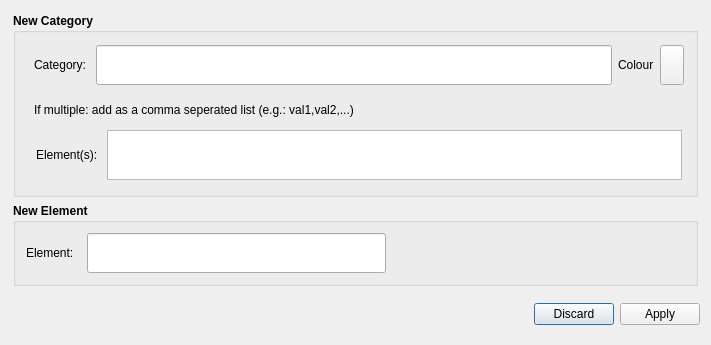
<?xml version="1.0" encoding="UTF-8"?>
<ui version="4.0">
 <class>Dialog</class>
 <widget class="QDialog" name="Dialog">
  <property name="geometry">
   <rect>
    <x>0</x>
    <y>0</y>
    <width>711</width>
    <height>345</height>
   </rect>
  </property>
  <property name="windowTitle">
   <string>New Category/Element</string>
  </property>
  <property name="windowIcon">
   <iconset>
    <normaloff>icons/icon.png</normaloff>icons/icon.png</iconset>
  </property>
  <layout class="QGridLayout" name="gridLayout">
   <item row="1" column="0">
    <widget class="QDialogButtonBox" name="buttonBox">
     <property name="minimumSize">
      <size>
       <width>0</width>
       <height>40</height>
      </size>
     </property>
     <property name="maximumSize">
      <size>
       <width>16777215</width>
       <height>40</height>
      </size>
     </property>
     <property name="orientation">
      <enum>Qt::Horizontal</enum>
     </property>
     <property name="standardButtons">
      <set>QDialogButtonBox::Apply|QDialogButtonBox::Discard</set>
     </property>
    </widget>
   </item>
   <item row="0" column="0">
    <widget class="QFrame" name="frame">
     <property name="sizePolicy">
      <sizepolicy hsizetype="Preferred" vsizetype="Expanding">
       <horstretch>0</horstretch>
       <verstretch>0</verstretch>
      </sizepolicy>
     </property>
     <property name="frameShape">
      <enum>QFrame::NoFrame</enum>
     </property>
     <property name="frameShadow">
      <enum>QFrame::Raised</enum>
     </property>
     <layout class="QVBoxLayout" name="verticalLayout">
      <property name="leftMargin">
       <number>2</number>
      </property>
      <property name="topMargin">
       <number>2</number>
      </property>
      <property name="rightMargin">
       <number>2</number>
      </property>
      <property name="bottomMargin">
       <number>2</number>
      </property>
      <item>
       <widget class="QGroupBox" name="categoryGroupBox">
        <property name="font">
         <font>
          <pointsize>9</pointsize>
          <weight>75</weight>
          <bold>true</bold>
         </font>
        </property>
        <property name="title">
         <string>New Category</string>
        </property>
        <layout class="QVBoxLayout" name="verticalLayout_2">
         <item>
          <widget class="QFrame" name="frame_2">
           <property name="maximumSize">
            <size>
             <width>16777215</width>
             <height>50</height>
            </size>
           </property>
           <property name="font">
            <font>
             <pointsize>9</pointsize>
             <weight>50</weight>
             <bold>false</bold>
            </font>
           </property>
           <property name="frameShape">
            <enum>QFrame::NoFrame</enum>
           </property>
           <property name="frameShadow">
            <enum>QFrame::Raised</enum>
           </property>
           <layout class="QHBoxLayout" name="horizontalLayout_3">
            <property name="topMargin">
             <number>2</number>
            </property>
            <property name="rightMargin">
             <number>2</number>
            </property>
            <property name="bottomMargin">
             <number>2</number>
            </property>
            <item>
             <widget class="QLabel" name="label">
              <property name="minimumSize">
               <size>
                <width>0</width>
                <height>40</height>
               </size>
              </property>
              <property name="maximumSize">
               <size>
                <width>16777215</width>
                <height>40</height>
               </size>
              </property>
              <property name="font">
               <font>
                <pointsize>9</pointsize>
                <weight>50</weight>
                <bold>false</bold>
               </font>
              </property>
              <property name="text">
               <string>Category: </string>
              </property>
             </widget>
            </item>
            <item>
             <widget class="QLineEdit" name="categoryLineEdit">
              <property name="minimumSize">
               <size>
                <width>0</width>
                <height>40</height>
               </size>
              </property>
              <property name="maximumSize">
               <size>
                <width>16777215</width>
                <height>40</height>
               </size>
              </property>
              <property name="font">
               <font>
                <pointsize>9</pointsize>
                <weight>50</weight>
                <bold>false</bold>
               </font>
              </property>
             </widget>
            </item>
            <item>
             <widget class="QLabel" name="label_2">
              <property name="minimumSize">
               <size>
                <width>0</width>
                <height>40</height>
               </size>
              </property>
              <property name="maximumSize">
               <size>
                <width>16777215</width>
                <height>40</height>
               </size>
              </property>
              <property name="font">
               <font>
                <pointsize>9</pointsize>
                <weight>50</weight>
                <bold>false</bold>
               </font>
              </property>
              <property name="text">
               <string>Colour</string>
              </property>
             </widget>
            </item>
            <item>
             <widget class="QgsColorButton" name="mColorButton">
              <property name="minimumSize">
               <size>
                <width>24</width>
                <height>40</height>
               </size>
              </property>
              <property name="maximumSize">
               <size>
                <width>16777215</width>
                <height>40</height>
               </size>
              </property>
              <property name="color">
               <color>
                <red>84</red>
                <green>140</green>
                <blue>161</blue>
               </color>
              </property>
             </widget>
            </item>
           </layout>
          </widget>
         </item>
         <item>
          <widget class="QFrame" name="frame_3">
           <property name="maximumSize">
            <size>
             <width>16777215</width>
             <height>90</height>
            </size>
           </property>
           <property name="frameShape">
            <enum>QFrame::NoFrame</enum>
           </property>
           <property name="frameShadow">
            <enum>QFrame::Raised</enum>
           </property>
           <layout class="QVBoxLayout" name="verticalLayout_3">
            <property name="topMargin">
             <number>2</number>
            </property>
            <property name="rightMargin">
             <number>2</number>
            </property>
            <property name="bottomMargin">
             <number>2</number>
            </property>
            <item>
             <widget class="QLabel" name="label_3">
              <property name="maximumSize">
               <size>
                <width>16777215</width>
                <height>30</height>
               </size>
              </property>
              <property name="font">
               <font>
                <pointsize>9</pointsize>
                <weight>50</weight>
                <italic>false</italic>
                <bold>false</bold>
               </font>
              </property>
              <property name="text">
               <string>If multiple: add as a comma seperated list (e.g.: val1,val2,...)</string>
              </property>
             </widget>
            </item>
            <item>
             <widget class="QFrame" name="frame_4">
              <property name="maximumSize">
               <size>
                <width>16777215</width>
                <height>55</height>
               </size>
              </property>
              <property name="font">
               <font>
                <pointsize>9</pointsize>
                <weight>50</weight>
                <bold>false</bold>
               </font>
              </property>
              <property name="frameShape">
               <enum>QFrame::NoFrame</enum>
              </property>
              <property name="frameShadow">
               <enum>QFrame::Raised</enum>
              </property>
              <layout class="QHBoxLayout" name="horizontalLayout_2">
               <property name="leftMargin">
                <number>2</number>
               </property>
               <property name="topMargin">
                <number>2</number>
               </property>
               <property name="rightMargin">
                <number>2</number>
               </property>
               <property name="bottomMargin">
                <number>2</number>
               </property>
               <item>
                <widget class="QLabel" name="label_4">
                 <property name="maximumSize">
                  <size>
                   <width>16777215</width>
                   <height>50</height>
                  </size>
                 </property>
                 <property name="font">
                  <font>
                   <pointsize>9</pointsize>
                   <weight>50</weight>
                   <bold>false</bold>
                  </font>
                 </property>
                 <property name="text">
                  <string>Element(s): </string>
                 </property>
                </widget>
               </item>
               <item>
                <widget class="QTextEdit" name="elementsTextEdit">
                 <property name="maximumSize">
                  <size>
                   <width>16777215</width>
                   <height>50</height>
                  </size>
                 </property>
                 <property name="font">
                  <font>
                   <pointsize>9</pointsize>
                   <weight>50</weight>
                   <bold>false</bold>
                  </font>
                 </property>
                </widget>
               </item>
              </layout>
             </widget>
            </item>
           </layout>
          </widget>
         </item>
        </layout>
       </widget>
      </item>
      <item>
       <widget class="QGroupBox" name="elementGroupBox">
        <property name="font">
         <font>
          <pointsize>9</pointsize>
          <weight>75</weight>
          <bold>true</bold>
         </font>
        </property>
        <property name="title">
         <string>New Element</string>
        </property>
        <layout class="QHBoxLayout" name="horizontalLayout">
         <property name="spacing">
          <number>10</number>
         </property>
         <property name="leftMargin">
          <number>10</number>
         </property>
         <property name="topMargin">
          <number>10</number>
         </property>
         <property name="rightMargin">
          <number>10</number>
         </property>
         <property name="bottomMargin">
          <number>10</number>
         </property>
         <item>
          <widget class="QLabel" name="elementLabel">
           <property name="minimumSize">
            <size>
             <width>0</width>
             <height>40</height>
            </size>
           </property>
           <property name="maximumSize">
            <size>
             <width>16777215</width>
             <height>40</height>
            </size>
           </property>
           <property name="font">
            <font>
             <pointsize>9</pointsize>
             <weight>50</weight>
             <bold>false</bold>
            </font>
           </property>
           <property name="text">
            <string>Element: </string>
           </property>
          </widget>
         </item>
         <item>
          <widget class="QLineEdit" name="elementLineEdit">
           <property name="minimumSize">
            <size>
             <width>0</width>
             <height>40</height>
            </size>
           </property>
           <property name="sizeIncrement">
            <size>
             <width>0</width>
             <height>40</height>
            </size>
           </property>
           <property name="font">
            <font>
             <pointsize>9</pointsize>
             <weight>50</weight>
             <bold>false</bold>
            </font>
           </property>
          </widget>
         </item>
         <item>
          <spacer name="horizontalSpacer">
           <property name="orientation">
            <enum>Qt::Horizontal</enum>
           </property>
           <property name="sizeHint" stdset="0">
            <size>
             <width>40</width>
             <height>20</height>
            </size>
           </property>
          </spacer>
         </item>
        </layout>
       </widget>
      </item>
     </layout>
    </widget>
   </item>
  </layout>
 </widget>
 <customwidgets>
  <customwidget>
   <class>QgsColorButton</class>
   <extends>QToolButton</extends>
   <header>qgscolorbutton.h</header>
  </customwidget>
 </customwidgets>
 <resources/>
 <connections>
  <connection>
   <sender>buttonBox</sender>
   <signal>accepted()</signal>
   <receiver>Dialog</receiver>
   <slot>accept()</slot>
   <hints>
    <hint type="sourcelabel">
     <x>248</x>
     <y>254</y>
    </hint>
    <hint type="destinationlabel">
     <x>157</x>
     <y>274</y>
    </hint>
   </hints>
  </connection>
  <connection>
   <sender>buttonBox</sender>
   <signal>rejected()</signal>
   <receiver>Dialog</receiver>
   <slot>reject()</slot>
   <hints>
    <hint type="sourcelabel">
     <x>316</x>
     <y>260</y>
    </hint>
    <hint type="destinationlabel">
     <x>286</x>
     <y>274</y>
    </hint>
   </hints>
  </connection>
 </connections>
</ui>
